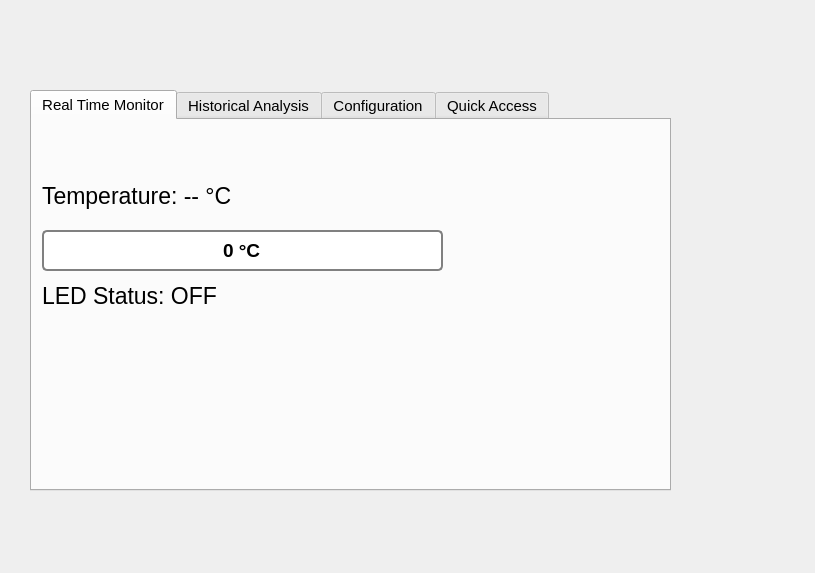
<?xml version="1.0" encoding="UTF-8"?>
<ui version="4.0">
 <class>MainWindow</class>
 <widget class="QMainWindow" name="MainWindow">
  <property name="geometry">
   <rect>
    <x>0</x>
    <y>0</y>
    <width>815</width>
    <height>573</height>
   </rect>
  </property>
  <property name="windowTitle">
   <string>MainWindow</string>
  </property>
  <property name="autoFillBackground">
   <bool>false</bool>
  </property>
  <property name="styleSheet">
   <string notr="true">QMainWindow {
    background-image: url(:/Background.jpg);
    background-repeat: no-repeat;
    background-position: center;
}</string>
  </property>
  <widget class="QWidget" name="centralwidget">
   <property name="styleSheet">
    <string notr="true">#centralwidget {
    border-image: url(:/Background.jpg) 0 0 0 0 stretch stretch;
}</string>
   </property>
   <widget class="QTabWidget" name="tabWidget">
    <property name="geometry">
     <rect>
      <x>30</x>
      <y>90</y>
      <width>641</width>
      <height>401</height>
     </rect>
    </property>
    <property name="font">
     <font>
      <pointsize>11</pointsize>
     </font>
    </property>
    <property name="styleSheet">
     <string notr="true">QWidget#centralwidget {
    background-image: url(:/Background.jpg);
    background-repeat: no-repeat;
    background-position: center;
}</string>
    </property>
    <property name="currentIndex">
     <number>0</number>
    </property>
    <widget class="QWidget" name="Real_Time_Monitor">
     <attribute name="title">
      <string>Real Time Monitor</string>
     </attribute>
     <widget class="QLabel" name="temperatureLabel">
      <property name="geometry">
       <rect>
        <x>10</x>
        <y>60</y>
        <width>201</width>
        <height>31</height>
       </rect>
      </property>
      <property name="font">
       <font>
        <pointsize>17</pointsize>
       </font>
      </property>
      <property name="text">
       <string>Temperature: -- °C</string>
      </property>
     </widget>
     <widget class="QLabel" name="ledStatusLabel">
      <property name="geometry">
       <rect>
        <x>10</x>
        <y>160</y>
        <width>191</width>
        <height>31</height>
       </rect>
      </property>
      <property name="font">
       <font>
        <pointsize>17</pointsize>
       </font>
      </property>
      <property name="text">
       <string>LED Status: OFF</string>
      </property>
     </widget>
     <widget class="QProgressBar" name="temperatureMeter">
      <property name="geometry">
       <rect>
        <x>10</x>
        <y>110</y>
        <width>401</width>
        <height>41</height>
       </rect>
      </property>
      <property name="styleSheet">
       <string notr="true">QProgressBar {
    border: 2px solid grey;
    border-radius: 5px;
    text-align: center;
    font-size: 14pt;
    font-weight: bold;
}

QProgressBar::chunk {
    background-color: qlineargradient(spread:pad, x1:0, y1:0, x2:1, y2:0, stop:0 rgba(0, 255, 0, 255), stop:1 rgba(255, 0, 0, 255));
    width: 20px;
}</string>
      </property>
      <property name="value">
       <number>0</number>
      </property>
      <property name="format">
       <string>%v °C</string>
      </property>
     </widget>
    </widget>
    <widget class="QWidget" name="Historical_Analysis">
     <attribute name="title">
      <string>Historical Analysis</string>
     </attribute>
     <layout class="QVBoxLayout" name="verticalLayout_chart">
      <item>
       <widget class="QWidget" name="chartContainer" native="true">
        <property name="minimumSize">
         <size>
          <width>0</width>
          <height>0</height>
         </size>
        </property>
       </widget>
      </item>
     </layout>
    </widget>
    <widget class="QWidget" name="Configuration">
     <property name="layoutDirection">
      <enum>Qt::LeftToRight</enum>
     </property>
     <attribute name="title">
      <string>Configuration</string>
     </attribute>
     <widget class="QLabel" name="Threshold">
      <property name="geometry">
       <rect>
        <x>10</x>
        <y>110</y>
        <width>111</width>
        <height>18</height>
       </rect>
      </property>
      <property name="font">
       <font>
        <pointsize>17</pointsize>
       </font>
      </property>
      <property name="text">
       <string>Threshold:</string>
      </property>
     </widget>
     <widget class="QSpinBox" name="thresholdSpinBox">
      <property name="geometry">
       <rect>
        <x>130</x>
        <y>110</y>
        <width>48</width>
        <height>23</height>
       </rect>
      </property>
      <property name="minimumSize">
       <size>
        <width>48</width>
        <height>23</height>
       </size>
      </property>
      <property name="maximumSize">
       <size>
        <width>48</width>
        <height>23</height>
       </size>
      </property>
      <property name="sizeIncrement">
       <size>
        <width>48</width>
        <height>27</height>
       </size>
      </property>
      <property name="baseSize">
       <size>
        <width>48</width>
        <height>27</height>
       </size>
      </property>
      <property name="font">
       <font>
        <pointsize>11</pointsize>
        <bold>false</bold>
       </font>
      </property>
      <property name="minimum">
       <number>0</number>
      </property>
      <property name="maximum">
       <number>100</number>
      </property>
     </widget>
     <widget class="QPushButton" name="applyThresholdButton">
      <property name="geometry">
       <rect>
        <x>670</x>
        <y>530</y>
        <width>121</width>
        <height>26</height>
       </rect>
      </property>
      <property name="text">
       <string>Apply</string>
      </property>
     </widget>
     <widget class="QLabel" name="Protocol">
      <property name="geometry">
       <rect>
        <x>10</x>
        <y>10</y>
        <width>111</width>
        <height>18</height>
       </rect>
      </property>
      <property name="font">
       <font>
        <pointsize>17</pointsize>
       </font>
      </property>
      <property name="text">
       <string>Protocol:</string>
      </property>
     </widget>
     <widget class="QComboBox" name="protocolComboBox">
      <property name="geometry">
       <rect>
        <x>120</x>
        <y>10</y>
        <width>71</width>
        <height>21</height>
       </rect>
      </property>
      <property name="font">
       <font>
        <pointsize>11</pointsize>
       </font>
      </property>
      <property name="currentText">
       <string>Select</string>
      </property>
      <property name="currentIndex">
       <number>0</number>
      </property>
      <item>
       <property name="text">
        <string>Select</string>
       </property>
      </item>
      <item>
       <property name="text">
        <string>TCP</string>
       </property>
      </item>
      <item>
       <property name="text">
        <string>UDP</string>
       </property>
      </item>
     </widget>
    </widget>
    <widget class="QWidget" name="Quick_Access">
     <attribute name="title">
      <string>Quick Access</string>
     </attribute>
     <widget class="QPushButton" name="facebookButton">
      <property name="geometry">
       <rect>
        <x>140</x>
        <y>100</y>
        <width>71</width>
        <height>61</height>
       </rect>
      </property>
      <property name="styleSheet">
       <string notr="true">QPushButton {
    background-color: #1877F2;
    color: white;
    border-radius: 5px;
}
QPushButton:hover {
    background-color: #145DBF; 
}
QPushButton:pressed {
    background-color: #0F3D91;
}
</string>
      </property>
      <property name="text">
       <string/>
      </property>
      <property name="icon">
       <iconset resource="resources.qrc">
        <normaloff>:/facebook-app-symbol.png</normaloff>:/facebook-app-symbol.png</iconset>
      </property>
      <property name="iconSize">
       <size>
        <width>48</width>
        <height>48</height>
       </size>
      </property>
     </widget>
     <widget class="QPushButton" name="linkedinButton">
      <property name="geometry">
       <rect>
        <x>410</x>
        <y>100</y>
        <width>71</width>
        <height>61</height>
       </rect>
      </property>
      <property name="styleSheet">
       <string notr="true">QPushButton {
    background-color: #0077B5;
    color: white;
    border-radius: 5px;
}
QPushButton:hover {
    background-color: #005983;
}
QPushButton:pressed {
    background-color: #00435A;
}
</string>
      </property>
      <property name="text">
       <string/>
      </property>
      <property name="icon">
       <iconset resource="resources.qrc">
        <normaloff>:/linkedin.png</normaloff>:/linkedin.png</iconset>
      </property>
      <property name="iconSize">
       <size>
        <width>48</width>
        <height>48</height>
       </size>
      </property>
     </widget>
     <widget class="QPushButton" name="instagramButton">
      <property name="geometry">
       <rect>
        <x>280</x>
        <y>210</y>
        <width>71</width>
        <height>61</height>
       </rect>
      </property>
      <property name="styleSheet">
       <string notr="true">QPushButton {
    background-color: #E1306C;
    color: white;
    border-radius: 5px;
    padding-left: 8px;
    padding-right: 8px;
}
QPushButton:hover {
    background-color: #C1275D;
}
QPushButton:pressed {
    background-color: #A11D4F;
}
</string>
      </property>
      <property name="text">
       <string/>
      </property>
      <property name="icon">
       <iconset resource="resources.qrc">
        <normaloff>:/instagram.png</normaloff>:/instagram.png</iconset>
      </property>
      <property name="iconSize">
       <size>
        <width>48</width>
        <height>48</height>
       </size>
      </property>
     </widget>
    </widget>
   </widget>
  </widget>
 </widget>
 <resources>
  <include location="resources.qrc"/>
 </resources>
 <connections/>
</ui>
